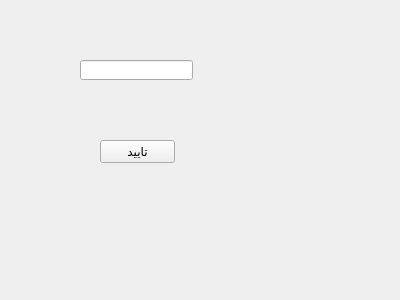
<?xml version="1.0" encoding="UTF-8"?>
<ui version="4.0">
 <class>Form</class>
 <widget class="QWidget" name="Form">
  <property name="geometry">
   <rect>
    <x>0</x>
    <y>0</y>
    <width>400</width>
    <height>300</height>
   </rect>
  </property>
  <property name="windowTitle">
   <string>Form</string>
  </property>
  <widget class="QLineEdit" name="passmanager">
   <property name="geometry">
    <rect>
     <x>80</x>
     <y>60</y>
     <width>113</width>
     <height>20</height>
    </rect>
   </property>
  </widget>
  <widget class="QPushButton" name="okpass">
   <property name="geometry">
    <rect>
     <x>100</x>
     <y>140</y>
     <width>75</width>
     <height>23</height>
    </rect>
   </property>
   <property name="text">
    <string>تایید</string>
   </property>
  </widget>
 </widget>
 <resources/>
 <connections/>
</ui>
